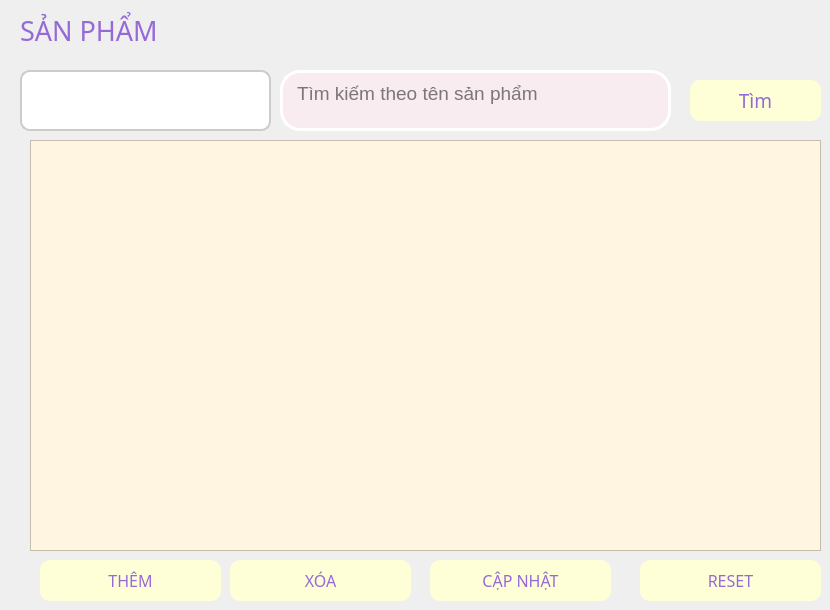
    <widget class="QWidget" name="sanpham">
     <widget class="QPushButton" name="btn_suasp">
      <property name="geometry">
       <rect>
        <x>430</x>
        <y>560</y>
        <width>181</width>
        <height>41</height>
       </rect>
      </property>
      <property name="font">
       <font>
        <family>Segoe UI Black</family>
        <pointsize>12</pointsize>
        <weight>10</weight>
        <italic>false</italic>
        <bold>false</bold>
       </font>
      </property>
      <property name="styleSheet">
       <string notr="true">QPushButton {
font: 87 12pt &quot;Segoe UI Black&quot;;
    background-color:rgb(255, 255, 215); /* Màu nền xanh dương */
    /* Màu chữ trắng rgb(255, 255, 215)*/
	color: rgb(149, 106, 214);
    border-radius: 10px; /* Bo góc */
}
QPushButton:hover {
 /* Màu nền khi rê chuột */
	background-color: rgb(108, 187, 174);
color: white
}
QPushButton:pressed {
    background-color: rgb(31, 97, 141); /* Màu nền khi nhấn */
}</string>
      </property>
      <property name="text">
       <string>CẬP NHẬT</string>
      </property>
     </widget>
     <widget class="QPushButton" name="btn_xoasp">
      <property name="geometry">
       <rect>
        <x>230</x>
        <y>560</y>
        <width>181</width>
        <height>41</height>
       </rect>
      </property>
      <property name="font">
       <font>
        <family>Segoe UI Black</family>
        <pointsize>12</pointsize>
        <weight>10</weight>
        <italic>false</italic>
        <bold>false</bold>
       </font>
      </property>
      <property name="styleSheet">
       <string notr="true">QPushButton {
font: 87 12pt &quot;Segoe UI Black&quot;;
    background-color:rgb(255, 255, 215); /* Màu nền xanh dương */
    /* Màu chữ trắng rgb(255, 255, 215)*/
	color: rgb(149, 106, 214);
    border-radius: 10px; /* Bo góc */
}
QPushButton:hover {
 /* Màu nền khi rê chuột */
	background-color: rgb(108, 187, 174);
color: white
}
QPushButton:pressed {
    background-color: rgb(31, 97, 141); /* Màu nền khi nhấn */
}</string>
      </property>
      <property name="text">
       <string>XÓA</string>
      </property>
     </widget>
     <widget class="QComboBox" name="cbo_sp">
      <property name="geometry">
       <rect>
        <x>20</x>
        <y>70</y>
        <width>251</width>
        <height>61</height>
       </rect>
      </property>
      <property name="font">
       <font>
        <family>Segoe UI Black</family>
        <pointsize>12</pointsize>
        <weight>10</weight>
        <italic>false</italic>
        <bold>false</bold>
       </font>
      </property>
      <property name="styleSheet">
       <string notr="true">QComboBox {
	font: 87 12pt &quot;Segoe UI Black&quot;;
          background-color: white;
          border: 2px solid #ccc;
          border-radius: 10px;
          padding: 5px;

      }
      QComboBox::drop-down {
          border: none;
          background: transparent;
      }
      QComboBox::down-arrow {
          image: url(down-arrow.png); /* Thay bằng icon của bạn */
          width: 14px;
          height: 14px;
      }
</string>
      </property>
      <item>
       <property name="text">
        <string/>
       </property>
      </item>
      <item>
       <property name="text">
        <string/>
       </property>
      </item>
     </widget>
     <widget class="QPushButton" name="btn_themsp">
      <property name="geometry">
       <rect>
        <x>40</x>
        <y>560</y>
        <width>181</width>
        <height>41</height>
       </rect>
      </property>
      <property name="font">
       <font>
        <family>Segoe UI Black</family>
        <pointsize>12</pointsize>
        <weight>10</weight>
        <italic>false</italic>
        <bold>false</bold>
       </font>
      </property>
      <property name="styleSheet">
       <string notr="true">QPushButton {
font: 87 12pt &quot;Segoe UI Black&quot;;
    background-color:rgb(255, 255, 215); /* Màu nền xanh dương */
    /* Màu chữ trắng rgb(255, 255, 215)*/
	color: rgb(149, 106, 214);
    border-radius: 10px; /* Bo góc */
}
QPushButton:hover {
 /* Màu nền khi rê chuột */
	background-color: rgb(108, 187, 174);
color: white
}
QPushButton:pressed {
    background-color: rgb(31, 97, 141); /* Màu nền khi nhấn */
}</string>
      </property>
      <property name="text">
       <string>THÊM</string>
      </property>
     </widget>
     <widget class="QLabel" name="label_10">
      <property name="geometry">
       <rect>
        <x>20</x>
        <y>10</y>
        <width>221</width>
        <height>41</height>
       </rect>
      </property>
      <property name="font">
       <font>
        <family>Segoe UI Black</family>
        <pointsize>20</pointsize>
        <weight>10</weight>
        <italic>false</italic>
        <bold>false</bold>
       </font>
      </property>
      <property name="styleSheet">
       <string notr="true">color: rgb(149, 106, 214);
font: 87 20pt &quot;Segoe UI Black&quot;;
</string>
      </property>
      <property name="text">
       <string>SẢN PHẨM</string>
      </property>
     </widget>
     <widget class="QTableView" name="tb_sanpham">
      <property name="geometry">
       <rect>
        <x>30</x>
        <y>140</y>
        <width>791</width>
        <height>411</height>
       </rect>
      </property>
      <property name="styleSheet">
       <string notr="true">
    QTableView {
        background-color: #FFF5E1;  /* Màu nền */
        alternate-background-color: #FFDAB9;  /* Màu xen kẽ */
        gridline-color: #8B0000;  /* Màu đường kẻ */
        color: #000;  /* Màu chữ */
    }
    QHeaderView::section {
        background-color: #FF7F50;  /* Màu tiêu đề */
        color: white;
        font-weight: bold;
        padding: 5px;
    }</string>
      </property>
      <property name="editTriggers">
       <set>QAbstractItemView::NoEditTriggers</set>
      </property>
      <property name="alternatingRowColors">
       <bool>true</bool>
      </property>
      <property name="selectionMode">
       <enum>QAbstractItemView::SingleSelection</enum>
      </property>
      <property name="selectionBehavior">
       <enum>QAbstractItemView::SelectRows</enum>
      </property>
     </widget>
     <widget class="QTextEdit" name="txt_timkimsp">
      <property name="geometry">
       <rect>
        <x>280</x>
        <y>70</y>
        <width>391</width>
        <height>61</height>
       </rect>
      </property>
      <property name="font">
       <font>
        <pointsize>14</pointsize>
       </font>
      </property>
      <property name="styleSheet">
       <string notr="true">background-color: rgb(248, 236, 240);
border: 3px solid #ffffff;  /* Viền màu hồng */
        border-radius: 20px;
        padding: 5px 10px;</string>
      </property>
      <property name="placeholderText">
       <string>Tìm kiếm theo tên sản phẩm</string>
      </property>
     </widget>
     <widget class="QPushButton" name="btn_timkiemsp">
      <property name="geometry">
       <rect>
        <x>690</x>
        <y>80</y>
        <width>131</width>
        <height>41</height>
       </rect>
      </property>
      <property name="font">
       <font>
        <family>Segoe UI Black</family>
        <pointsize>14</pointsize>
        <weight>10</weight>
        <italic>false</italic>
        <bold>false</bold>
       </font>
      </property>
      <property name="styleSheet">
       <string notr="true">QPushButton {
font: 87 14pt &quot;Segoe UI Black&quot;;
    background-color:rgb(255, 255, 215); /* Màu nền xanh dương */
    /* Màu chữ trắng rgb(255, 255, 215)*/
	color: rgb(149, 106, 214);
    border-radius: 10px; /* Bo góc */
}
QPushButton:hover {
 /* Màu nền khi rê chuột */
	background-color: rgb(108, 187, 174);
color: white
}
QPushButton:pressed {
    background-color: rgb(31, 97, 141); /* Màu nền khi nhấn */
}</string>
      </property>
      <property name="text">
       <string>Tìm</string>
      </property>
     </widget>
     <widget class="QPushButton" name="btn_refresh">
      <property name="geometry">
       <rect>
        <x>640</x>
        <y>560</y>
        <width>181</width>
        <height>41</height>
       </rect>
      </property>
      <property name="font">
       <font>
        <family>Segoe UI Black</family>
        <pointsize>12</pointsize>
        <weight>10</weight>
        <italic>false</italic>
        <bold>false</bold>
       </font>
      </property>
      <property name="styleSheet">
       <string notr="true">QPushButton {
font: 87 12pt &quot;Segoe UI Black&quot;;
    background-color:rgb(255, 255, 215); /* Màu nền xanh dương */
    /* Màu chữ trắng rgb(255, 255, 215)*/
	color: rgb(149, 106, 214);
    border-radius: 10px; /* Bo góc */
}
QPushButton:hover {
 /* Màu nền khi rê chuột */
	background-color: rgb(108, 187, 174);
color: white
}
QPushButton:pressed {
    background-color: rgb(31, 97, 141); /* Màu nền khi nhấn */
}</string>
      </property>
      <property name="text">
       <string>RESET</string>
      </property>
     </widget>
    </widget>
